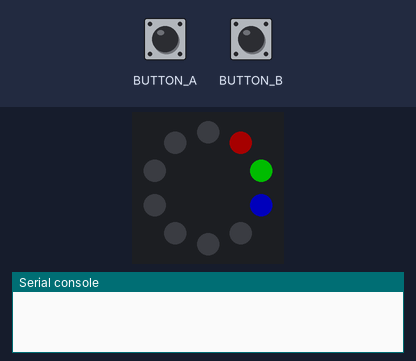
The program below on a simulated Circuit Playground running CircuitPython. Shown: the board's ring of 10 RGB LEDs (number 0 left of the top, counting anticlockwise), the last lines printed to the serial console. The test bench sets the inputs (shaded band). Dim RGB values are drawn brighter than linear.

Above: at 1.2 s.
1.3 s: button B pressed for 0.15 s
At 1.48 s:
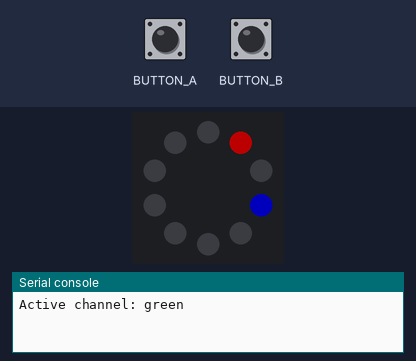
2.0 s: button B pressed for 0.15 s
At 2.62 s:
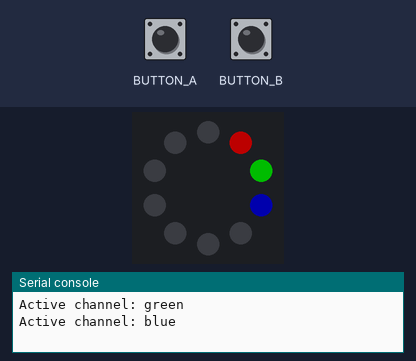
2.7 s: button B pressed for 0.15 s
At 3.05 s:
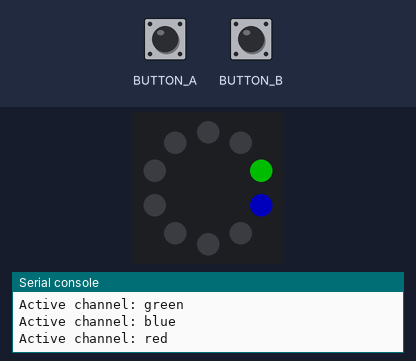
3.4 s: button A pressed for 0.15 s
At 3.93 s:
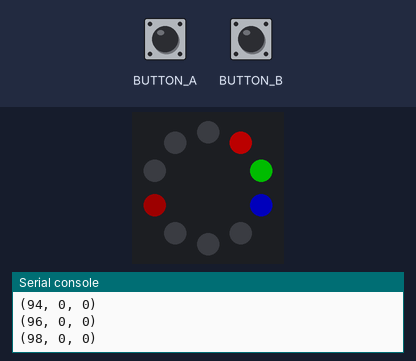
4.1 s: button A pressed for 1 s
At 6.19 s:
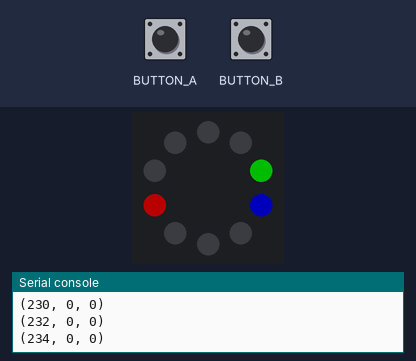
Timing chart, 0 to 6.7 s (numbered marks = the images above; inputs shaded):
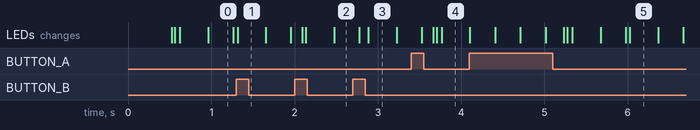

Measured:
- after the input at 1.3 s, the LEDs: change at once (image 1)

The program:

color_selector.py
```python
import time
import math
from adafruit_circuitplayground.express import cpx

# Set the overall brightness of the pixels.
# Adjust this between 0 and 1 if you want
cpx.pixels.brightness = 0.3

# Starting point in time for the start of the script
starting_time = time.monotonic()


class RGBSelector:
    """Class to control the red, green, and blue channel selection pixels"""
    def __init__(self):
        # Channel names in english so it's easier to test for them in code
        self.channels = ('red', 'green', 'blue')

        # The number of each pixel on the Circuit Playground Express board
        self.led_index = {
            'red': 8,
            'green': 7,
            'blue': 6
        }

        # The index of the channel selected (0, 1, or 2)
        self.selected = 0

    def select(self, color):
        """Select a color channel from a string.

        Can be 'red', 'green' or 'blue'."""
        if (color not in ('red', 'green', 'blue')):
            raise ValueError('{} is not a valid color'.format(color))
        self.selected = self.channels.index(color)

    def next_color(self):
        """Select the next color in the sequence [red, green, blue]

        Prints the selected color"""
        self.selected = self.selected + 1 if self.selected < 2 else 0
        print('Active channel: {}'.format(self.channels[self.selected]))

    def render(self, time_since_start):
        """Render the pulsing of the selected color.

        Generally, you should pass `time.monotonic() - starting_time`
        to this method."""
        # The intensity of the selected pixel is a value from 0 to 1
        # This sin function determines how bright to make the pixel based
        # on how long it's been since the start of the script.
        intensity = 0.5 * math.sin(time_since_start * 4 - (math.pi / 4.0)) + 0.5

        # This set of if-else statements tells the program whether to display
        # a solid color, or a pulsing one defined by `intensity`
        if (self.channels[self.selected] == 'red'):
            # cpx.pixels[] expects an integer index between 0 and 9 and lets us set the color of that pixel
            # self.led_index[] expects a key of 'red', 'green' or 'blue' and returns an integer
            # self.channels[] expects an integer index between 0 and 2 and returns a string
            # self.selected is an integer between 0 and 2
            cpx.pixels[self.led_index[self.channels[self.selected]]] = (math.floor(255 * intensity), 0, 0)
        else:
            cpx.pixels[self.led_index['red']] = (255, 0, 0)

        if (self.channels[self.selected] == 'green'):
            cpx.pixels[self.led_index[self.channels[self.selected]]] = (0, math.floor(255 * intensity), 0)
        else:
            cpx.pixels[self.led_index['green']] = (0, 255, 0)

        if (self.channels[self.selected] == 'blue'):
            cpx.pixels[self.led_index[self.channels[self.selected]]] = (0, 0, math.floor(255 * intensity))
        else:
            cpx.pixels[self.led_index['blue']] = (0, 0, 255)


class ColorDisplay:
    """Class for controlling the color display of the preview pixel."""
    def __init__(self):
        # The index of the pixel is 2
        self.ledPin = 2

        # The starting values of red, green and blue
        self.values = (0, 0, 0)

    def set(self, channel_index, value):
        """Given a channel index [0-2] and a value, set the value of that channel."""
        if channel_index == 0:
            self.set_r(value)
        elif channel_index == 1:
            self.set_g(value)
        elif channel_index == 2:
            self.set_b(value)
        else:
            error = 'Channel "{}" is not a valid channel'.format(channel_index)
            raise ValueError(error)

    def set_r(self, value):
        "Set the red channel to value."
        self.values = (value, self.values[1], self.values[2])

    def set_g(self, value):
        "Set the green channel to value."
        self.values = (self.values[0], value, self.values[2])

    def set_b(self, value):
        "Set the blue channel to value."
        self.values = (self.values[0], self.values[1], value)

    def display(self):
        "Display the current color stored in self.values"
        cpx.pixels[self.ledPin] = self.values


def main():
    """Program loop"""
    # Instantiate the RGBSelector and the ColorDisplay
    selector = RGBSelector()
    display = ColorDisplay()

    # Record the initial state of button B before the loop starts
    last_button_b = cpx.button_b

    # Loop forever
    while True:
        # Test if the B button is pressed
        current_button_b = cpx.button_b

        # If the B button is pressed and it wasn't pressed during
        # the previous loop, then move to the next color.
        # If we didn't do this, then the colors would rotate
        # very quickly as long as you held down the button.
        if current_button_b and not last_button_b:
            selector.next_color()

        # If button A is pressed, increment the value of the selected channel by 2
        # As the button is held down, more and more of the selected channel will be
        # displayed in the preview pixel.
        if cpx.button_a:
            # The "% 255" means the value will loop back to zero after 255
            new_value = (display.values[selector.selected] + 2) % 255
            display.set(selector.selected, new_value)
            print(display.values)

        # Update the pulsing of the selector pixels
        selector.render(time.monotonic() - starting_time)

        # Update the display of the preview pixel
        display.display()

        # Record the state of button B for this loop
        last_button_b = current_button_b


# Run the program
main()
```
